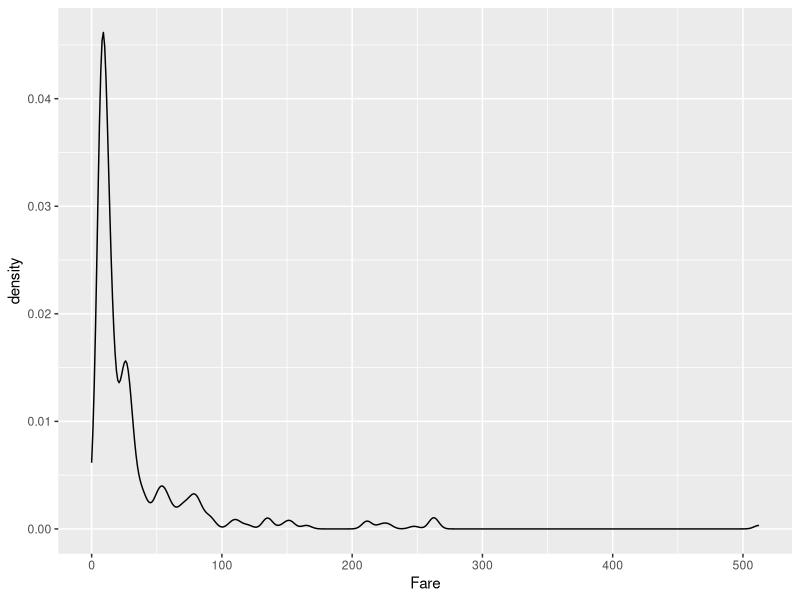
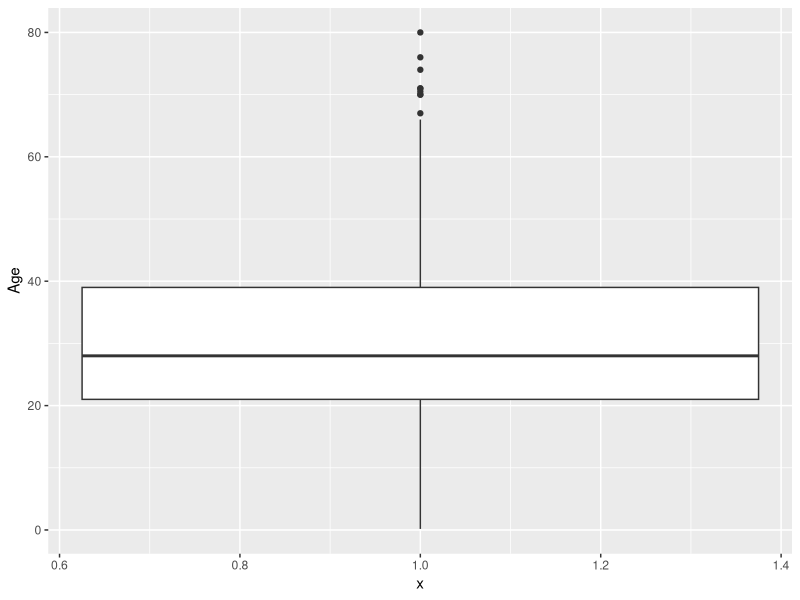
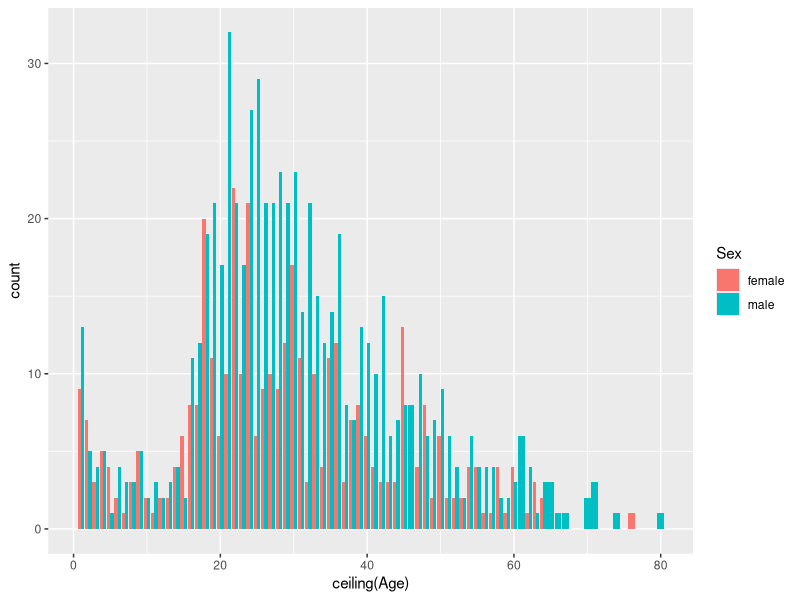
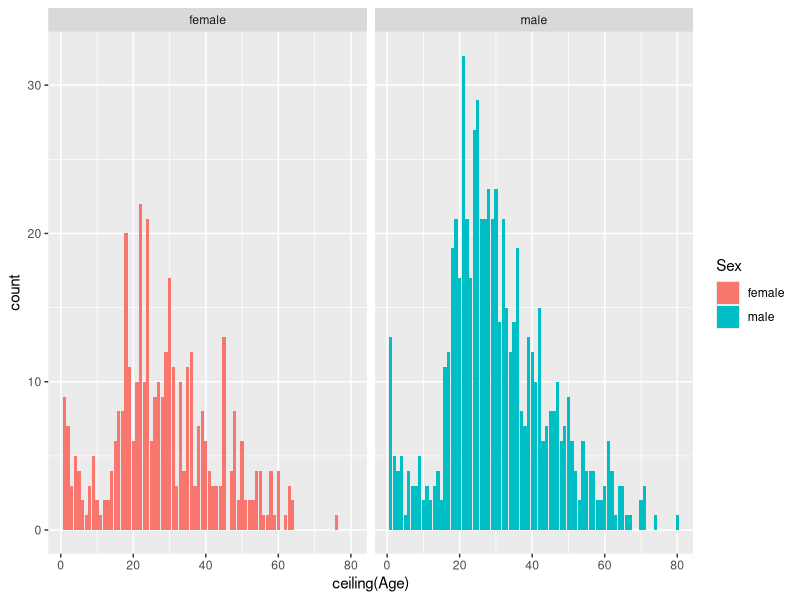
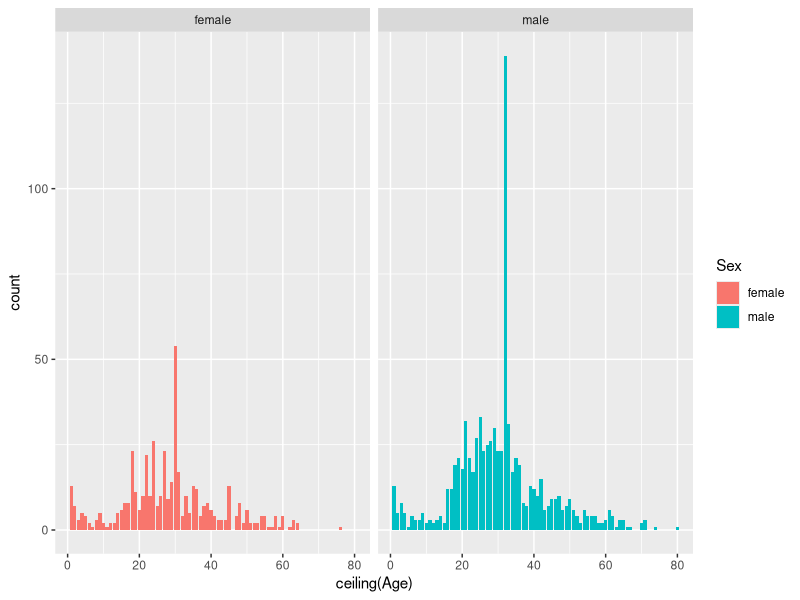
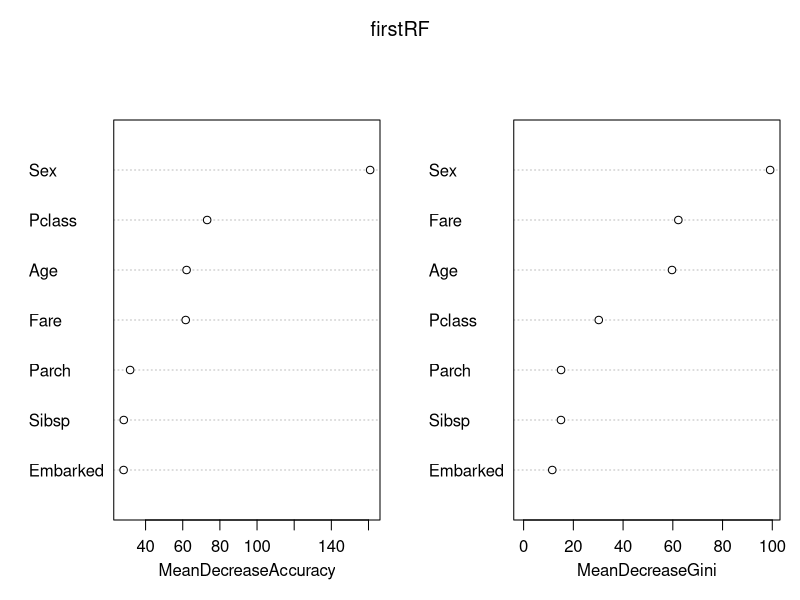
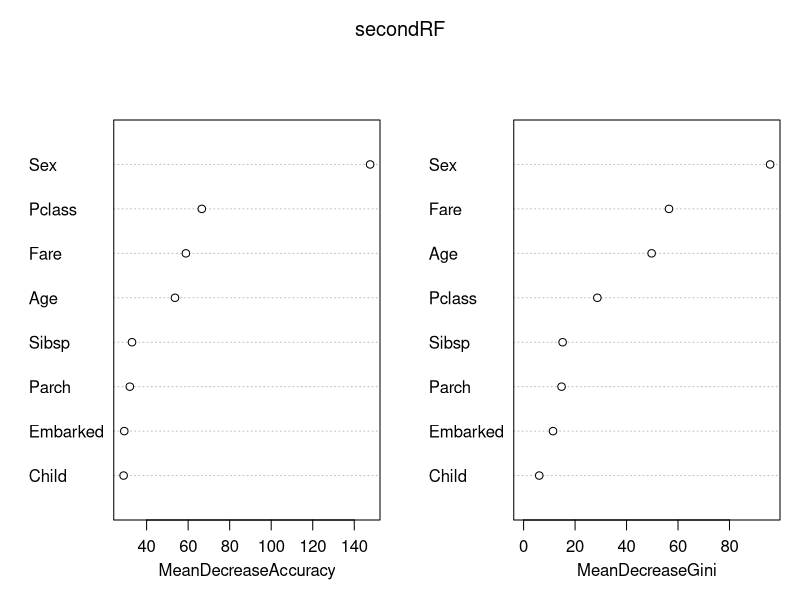

Source code (R) for these figures, in order: (Note: this script raises an error after producing the figures.)
## ---- chunk 1
knitr::opts_chunk$set(echo = TRUE, warning = FALSE)
knitr::opts_knit$set(root.dir = "~/Google Drive/R Lecture/Week 5/")
## ---- chunk 2
# install.packages("rpart")
# install.packages("randomForest")
library(rpart)                  # Predict age
library(randomForest)           # Random Forest
library(dplyr)                  # Manipulating the data
library(ggplot2)                # Visualizing the data
## ---- chunk 3
titanic <- read.csv("titanic.csv", stringsAsFactors = FALSE)
titanic <- tbl_df(titanic)
head(titanic)
## ---- chunk 4
str(titanic)
summary(titanic)

titanic$Sex <- as.factor(titanic$Sex)
titanic$Embarked <- as.factor(titanic$Embarked)
titanic$Survived <- as.factor(titanic$Survived)
titanic$Pclass <- as.factor(titanic$Pclass)
## ---- chunk 5
attach(titanic)
table(Pclass)                                   # 3등실의 인원이 굉장히 많다.
table(Pclass, Sex)                              # 남녀의 비율을 볼 수 있다.
prop.table(table(Pclass, Sex), margin = 1)      # 전체적으로 남자가 많다.
## ---- chunk 6
sum(is.na(Age))
## ---- chunk 7
summary(Fare)
## ---- chunk 8
ggplot(data = titanic, aes(x = Fare)) + 
        geom_density()                          # 왼쪽에 치우친 분포다.
summary(Fare)
## ---- chunk 9
titanic$Fare[is.na(Fare)] <- median(Fare, na.rm = T)
## ---- chunk 10
table(Embarked)                                 # 빈 데이터가 두 개가 있다.
## ---- chunk 11
titanic$Embarked[Embarked == ''] <- "S"
table(titanic$Embarked)
## ---- chunk 12
titanic$Embarked <- as.factor(as.character(titanic$Embarked))
## ---- chunk 13
ggplot(data = titanic, aes(x = 1, y = Age)) + 
        geom_boxplot()

table(ceiling(titanic$Age))                     # 나이를 올림해서 보자.

ggplot(data = titanic, aes(x = ceiling(Age), fill = Sex)) + 
        geom_bar(position = "dodge")

ggplot(data = titanic, aes(x = ceiling(Age), fill = Sex)) + 
        geom_bar() +
        facet_wrap( ~ Sex)
## ---- chunk 14
Agefit <- lm(Age ~ Sex + Fare + Embarked + Sibsp + Parch,
                data = titanic[!is.na(Age), ])

summary(Agefit)
## ---- chunk 15
titanic$Age[is.na(Age)] <- predict(Agefit, titanic[is.na(titanic$Age), ])
summary(titanic$Age)                            # 결측값이 사라졌다.

titanic$Age[titanic$Age < 0] <- 1               # 혹시라도 나이가 0보다 작으면 안되니까...

ggplot(data = titanic, aes(x = ceiling(Age), fill = Sex)) + 
        geom_bar() +
        facet_wrap( ~ Sex)
## ---- chunk 16
set.seed(1234)                          # for reproducibility
train <- sample_frac(titanic, 0.7)
train <- train %>%
        arrange(Passengerid)
training_index <- train$Passengerid
test <- titanic[-training_index, ]
## ---- chunk 17
survived_test <- test$Survived
test$Survived <- NULL
## ---- chunk 18
set.seed(1234)                          # for reproducibility
firstRF <- randomForest(Survived ~ Pclass + Sex + Age + Fare + Embarked + Sibsp + Parch,
                        data = train,
                        importance = TRUE,
                        ntree = 2000)

# 예측
firstPredict <- predict(firstRF, test, type = "class")
varImpPlot(firstRF)
## ---- chunk 19
accuracy <- function(predict, answer = survived_test){
        identical <- predict == answer
        return(sum(identical)/length(answer))
}

accuracy(firstPredict)
## ---- chunk 20
titanic$Child <- 0

titanic$Child[titanic$Age < 18] <- 1
titanic$Child <- as.factor(titanic$Child)

train <- titanic[training_index, ]
test <- titanic[-training_index, ]
## ---- chunk 21
set.seed(1234)                          # for reproducibility
secondRF <- randomForest(Survived ~ Pclass + Sex + Age + Fare + Embarked + Sibsp + Parch + Child,
                        data = train,
                        importance = TRUE,
                        ntree = 2000)

secondPredict <- predict(secondRF, test, type = "class")
varImpPlot(secondRF)
accuracy(secondPredict)     
## ---- chunk 22
Name[1]
strsplit("Allen, Miss. Elisabeth Walton", split = '[.,]')
## ---- chunk 23
strsplit("Allen, Miss. Elisabeth Walton", split = '[.,]')[[1]][2]
## ---- chunk 24
splitToTitle <- function(x){
        strsplit(x, split = '[.,]')[[1]][2]
}

# sapply() 함수 기억 나시나요? :)
titanic$Title <- sapply(titanic$Name, FUN = splitToTitle)
titanic$Title <- sub(' ', '', titanic$Title)        # 빈공간 제거
table(titanic$Title)
## ---- chunk 25
# Mlle = Mademoiselle = Miss, Mme = Madame = Mrs
titanic$Title[titanic$Title == "Mlle"] <- "Miss"
titanic$Title[titanic$Title == "Mme"] <- "Mrs"
titanic$Title[titanic$Title %in% c("Capt", "Don", "Major", "Sir", "Col")] <- "Sir"
titanic$Title[titanic$Title %in% c("Dona", "Lady", "the Countess", "Jonkheer")] <- "Lady"
titanic$Title <- as.factor(titanic$Title)
## ---- chunk 26
titanic$Age <- Age

ageModel <- lm(formula = Age ~ Title + Fare + Sibsp + Parch,
               data = titanic[!is.na(Age)])

summary(ageModel)

titanic$Age[is.na(Age)] <- predict(ageModel, titanic[is.na(titanic$Age), ])

titanic$Age[titanic$Age < 0] <- 1

titanic$Child <- 0
titanic$Child[titanic$Age < 18] <- 1
titanic$Child <- as.factor(titanic$Child)

train <- titanic[training_index, ]
test <- titanic[-training_index, ]
## ---- chunk 27
set.seed(1234)                          # for reproducibility
thirdRF <- randomForest(Survived ~ Pclass + Sex + Age + Fare + Embarked + Sibsp + Parch + Child + Title,
                         data = train,
                         importance = TRUE,
                         ntree = 2000)

thirdPredict <- predict(thirdRF, test, type = "class")
varImpPlot(thirdRF)
accuracy(thirdPredict)  
## ---- chunk 28
titanic <- titanic %>%
        mutate(FamilySize = Sibsp + Parch + 1)
table(titanic$FamilySize)

train <- titanic[training_index, ]
test <- titanic[-training_index, ]
## ---- chunk 29
set.seed(1234)                          # for reproducibility
fourthRF <- randomForest(Survived ~ Pclass + Sex + Age + Fare + Embarked + Sibsp + Parch + Child + Title + FamilySize,
                        data = train,
                        importance = TRUE,
                        ntree = 2000)

fourthPredict <- predict(fourthRF, test, type = "class")
varImpPlot(fourthRF)
accuracy(fourthPredict)   
